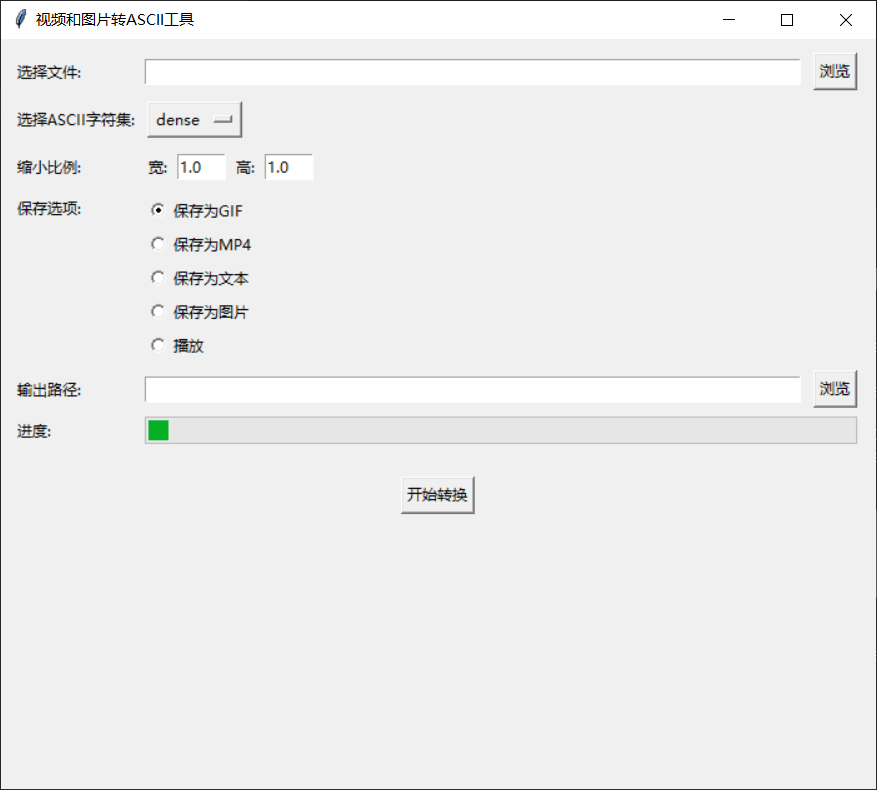
#> input picture source/image.png, 877 x 790 px; its folder holds only this picture in this run
$ python -i main.py   (imports and definitions only)
#> lines starting #> are read from the running program, lines starting #| are printed output that depends on the picture
# -*- coding: utf-8 -*-
import cv2
import time
import os
import enum
import numpy as np
from concurrent.futures import ThreadPoolExecutor
import concurrent.futures
from tqdm import tqdm
import imageio
from imageio import get_writer
from PIL import Image, ImageDraw, ImageFont
import tkinter as tk
from tkinter import filedialog, messagebox, ttk
import threading

# 这个是自己定义的配置文件
from config import *
from util import open_file_dialog as openPic

try:
    cached_font = ImageFont.truetype(ppdir + "/src/BRADHITC.TTF", 10)  # 字符缓存，使用正斜杠兼容不同操作系统
except OSError:
    cached_font = ImageFont.load_default()

# region 根据平台选择不同的命令
class Platform(enum.IntEnum):
    NT = 1
    POSIX = 2

if os.name == "nt":
    platform = Platform.NT
elif os.name == "posix":
    platform = Platform.POSIX
else:
    platform = Platform.POSIX

# [6 lines left out: function clear_screen, not called in this run]
# endregion

# region 配置的字符串以及长度
ascii_char = ASCII_CHAR
char_len = len(ascii_char)
# endregion

# [15 lines left out: functions show_image, auto_thumb, not called in this run]

# region 线程池处理帧，更快

def process_frame(frame):
    return to_chars_vectorized(frame, VIDEO_W_THUMB, VIDEO_H_THUMB)

# [96 lines left out: functions convert_char_frame_to_image, save_gif_with_thread_pool, save_mp4_with_cv2, video2char_async_threaded, not called in this run]

# 转化为字符串
def to_chars_vectorized(img, w_thumb=1.0, h_thumb=1.0):
#> called with w_thumb = 9, h_thumb = 18
    img_gray = cv2.cvtColor(img, cv2.COLOR_BGR2GRAY)
    if w_thumb == h_thumb == 1 and AUTO_THUMB:
        img_gray_resize = auto_thumb(img_gray)
    else:
        img_gray_resize = cv2.resize(img_gray, (int(img_gray.shape[1] / w_thumb), int(img_gray.shape[0] / h_thumb)))
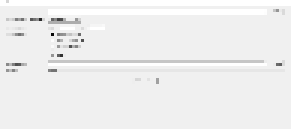
#> img_gray_resize: shape (43, 97) (shown 3 times larger); min 8, max 255, mean 238.8

    # 将灰度值映射到ASCII字符索引
    indices = (img_gray_resize / 256 * char_len).astype(int)
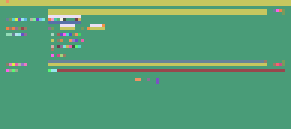
#> indices: shape (43, 97) int64 (shown 3 times larger); 47 distinct labels, from 2 to 70; one colour per label, 0 black
    indices[indices >= char_len] = char_len - 1  # 防止索引越界

    # 创建一个二维的字符数组
    chars_array = np.array(list(ascii_char))[indices]

    # 将二维字符数组转换为字符串
    chars = "\n".join("".join(row) for row in chars_array)
    return chars

# [58 lines left out: functions to_chars_print, ascii_to_image, main_process, not called in this run]

# GUI 部分
class App:
    # [130 lines left out: functions __init__, browse_file, browse_output, start_conversion, run_process, not called in this run]

    def update_progress(self, message):
        # 这里可以根据需要更新GUI的进度显示
        print(message)

# [4 lines not run here, left out]

>>> import cv2
>>> picture = cv2.cvtColor(cv2.imread('source/image.png'), cv2.COLOR_BGR2RGB)
>>> result = process_frame(picture)
